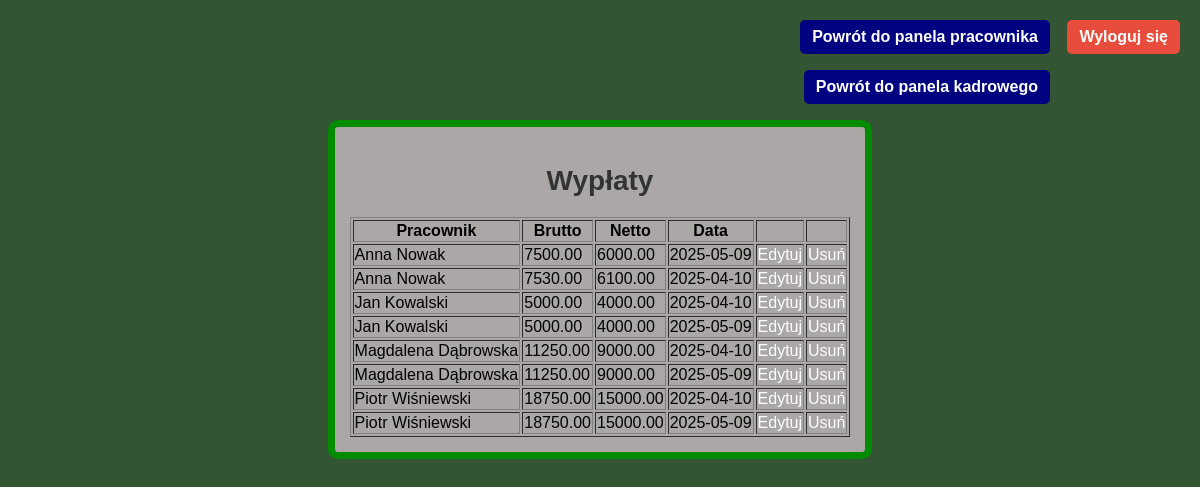
Screenshot of /system_erp_projekt/php/kadry/lista_wyplat.php?status=wyplata_dodana with the database file from the repository.
### tables this page shows
CREATE TABLE `dane_personalne_pracownika` (
  `id_pracownika` int(11) NOT NULL,
  `imie` varchar(50) NOT NULL,
  `nazwisko` varchar(50) NOT NULL,
  `pesel` char(11) NOT NULL,
  `telefon` varchar(15) NOT NULL,
  `email` varchar(100) NOT NULL,
  `login` varchar(50) DEFAULT NULL,
  `haslo` varchar(255) DEFAULT NULL
);

### system_erp_projekt/php/kadry/lista_wyplat.php (the view, shortened to what this page needs)
<?php
require_once "../dbconnect.php";
$query = "
    SELECT w.id_wyplaty, dp.imie, dp.nazwisko, w.wyplata_brutto, w.wyplata_netto, w.data_transakcji
    FROM wypłaty w
    JOIN dane_personalne_pracownika dp ON w.id_pracownika = dp.id_pracownika
    ORDER BY dp.imie asc
";
$result = $conn->query($query);
?>
<!DOCTYPE html>
<html lang="pl">
<head>
    <link rel="stylesheet" href="../../css/style.css">
</head>
<body>
<div class="lista">
<h2>Wypłaty</h2>
<table border="1">
    <tr>
        <th>Pracownik</th>
        <th>Brutto</th>
        <th>Netto</th>
        <th>Data</th>
        <th></th>
        <th></th>
    </tr>
    <?php while ($row = $result->fetch_assoc()): ?>
        <tr>
            <td><?= htmlspecialchars($row['imie'] . ' ' . $row['nazwisko']) ?></td>
            <td><?= $row['wyplata_brutto'] ?></td>
            <td><?= $row['wyplata_netto'] ?></td>
            <td><?= $row['data_transakcji'] ?></td>
            <td><a href="edycja_wyplat.php?id=<?= $row['id_wyplaty'] ?>">Edytuj</a></td>
            <td><a href="usun_wyplate.php?id=<?= $row['id_wyplaty'] ?>" onclick="return confirm('Czy na pewno chcesz usunąć tę wypłatę?');">Usuń</a></td>
        </tr>
    <?php endwhile; ?>
</table>
</div>
<a href="../logout.php" class="logout">Wyloguj się</a>
<a href="../uzytkownicy/HR.php" class="panel_kadrowy">Powrót do panela pracownika</a>
<a href="panel_kadrowy.php" class="panel_kadrowy_powrot">Powrót do panela kadrowego</a>
</body>
</html>

### system_erp_projekt/css/style.css (style rules this page uses)
body { font-family: Arial, sans-serif; background-color: rgb(51, 85, 51); display: flex; justify-content: center; align-items: center; height: 97vh; }
h2 { color: #333; text-align: center; font-size: 28px; margin-bottom: 20px; }
a.logout { position: absolute; top: 20px; right: 20px; background-color: #e74c3c; color: white; padding: 8px 12px; text-decoration: none; border-radius: 5px; font-weight: bold; }
a.panel_kadrowy { position: absolute; top: 20px; right: 150px; background-color: rgb(0, 2, 128); color: white; padding: 8px 12px; text-decoration: none; border-radius: 5px; font-weight: bold; }
a.panel_kadrowy_powrot { position: absolute; top: 70px; right: 150px; background-color: rgb(0, 2, 128); color: white; padding: 8px 12px; text-decoration: none; border-radius: 5px; font-weight: bold; }
div a { text-decoration: none; color: white; }
.lista { background-color: rgb(172, 167, 167); border: 7px solid rgb(0, 139, 0); border-radius: 10px; padding: 15px; position: absolute; top: 120px; max-width: 70%; min-width: 20%; }

### rows the page displays
wypłaty: id_pracownika.nazwisko "Anna Nowak", wyplata_brutto "7500.00", wyplata_netto "6000.00", data_transakcji "2025-05-09"
wypłaty: id_pracownika.nazwisko "Anna Nowak", wyplata_brutto "7530.00", wyplata_netto "6100.00", data_transakcji "2025-04-10"
wypłaty: id_pracownika.nazwisko "Jan Kowalski", wyplata_brutto "5000.00", wyplata_netto "4000.00", data_transakcji "2025-04-10"
wypłaty: id_pracownika.nazwisko "Jan Kowalski", wyplata_brutto "5000.00", wyplata_netto "4000.00", data_transakcji "2025-05-09"
wypłaty: id_pracownika.nazwisko "Magdalena Dąbrowska", wyplata_brutto "11250.00", wyplata_netto "9000.00", data_transakcji "2025-04-10"
wypłaty: id_pracownika.nazwisko "Magdalena Dąbrowska", wyplata_brutto "11250.00", wyplata_netto "9000.00", data_transakcji "2025-05-09"
wypłaty: id_pracownika.nazwisko "Piotr Wiśniewski", wyplata_brutto "18750.00", wyplata_netto "15000.00", data_transakcji "2025-04-10"
wypłaty: id_pracownika.nazwisko "Piotr Wiśniewski", wyplata_brutto "18750.00", wyplata_netto "15000.00", data_transakcji "2025-05-09"
